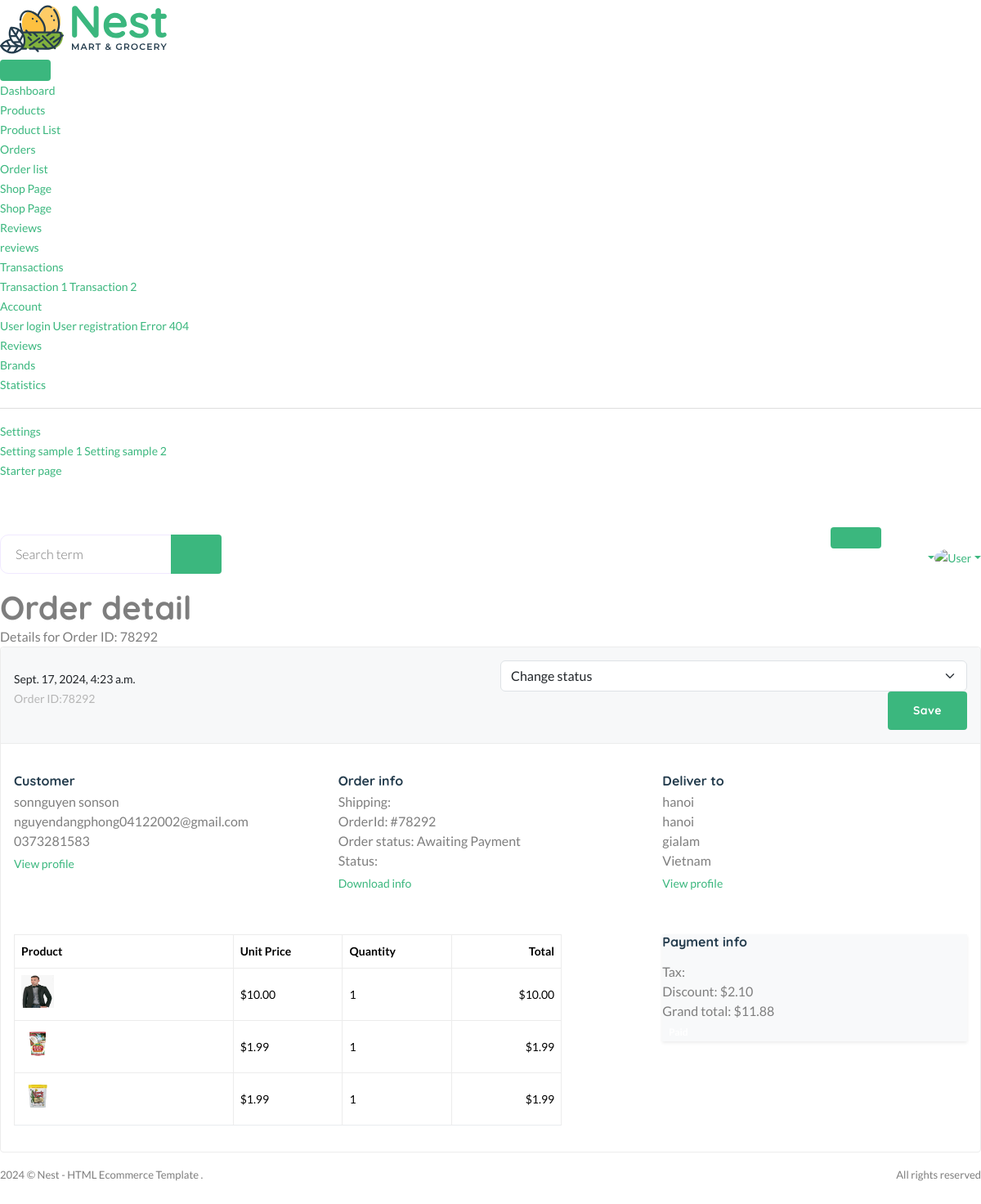
The app's page /useradmin/orders_detail/13/ with its own data.
### core/models.py (models this page shows, shortened)
class CartOrder (models.Model):
    user = models.ForeignKey(User, on_delete = models.CASCADE)
    full_name = models.CharField(max_length=100,null=True, blank=True)
    email = models.CharField(max_length=100,null=True, blank=True)
    phone = models.CharField(max_length=100,null=True, blank=True)
    address = models.CharField(max_length=100,null=True, blank=True)
    city = models.CharField(max_length=100,null=True, blank=True)
    state = models.CharField(max_length=100,null=True, blank=True)
    country = models.CharField(max_length=100,null=True, blank=True)
    coupons = models.ManyToManyField("core.Coupon", blank=True)
    price = models.DecimalField(max_digits=12, decimal_places=2, default="0.00")
    saved = models.DecimalField(max_digits=12, decimal_places=2, default="0.00")
    shipping_method = models.CharField(max_length=100,null=True, blank=True)
    tracking_id = models.CharField(max_length=100, null=True, blank=True)
    tracking_website_address = models.CharField(max_length=100,null=True, blank=True)
    paid_status = models.BooleanField(default=False)
    order_date = models.DateTimeField(auto_now_add=True,null=True,blank=True)
    product_status = models.CharField(choices=STATUS_CHOICE, max_length=30, default="processing",null=True, blank=True)
    sku = ShortUUIDField(null=True,blank=True, length=5,prefix = "SKU", max_length=20, alphabet="1234567890")
    oid = ShortUUIDField(null=True,blank=True, length=5, max_length=20, alphabet="1234567890")
    stripe_payment_intent = models.CharField(max_length=1000,null=True,blank=True)
    class Meta:
        verbose_name_plural = "Cart Order"

class CartOrderItems (models.Model):
    order = models.ForeignKey(CartOrder, on_delete = models.CASCADE)
    invoice_no = models.CharField(max_length=200)
    product_status = models.CharField(max_length=200)
    item = models.CharField(max_length=200)
    image = models.CharField(max_length=200)
    qty =  models.IntegerField(default=0)
    price = models.DecimalField(max_digits=12, decimal_places=2, default="1.99")
    total = models.DecimalField(max_digits=12, decimal_places=2, default="1.99")
    class Meta:
      verbose_name_plural = "Cart Order Items"

### useradmin/views.py (the view)
# urls.py: path("orders_detail/<id>/",views.order_detail, name="order_detail"),
def order_detail(request,id):
    order = CartOrder.objects.get(id=id)
    order_items = CartOrderItems.objects.filter(order = order)
    context = {
        "order":order,
        "order_items":order_items,
    }
    return render(request,"useradmin/order_detail.html",context)

### core/context_processor.py (called while the page is built)
def default(request):
    categories = Category.objects.all()
    vendors = Vendor.objects.all()
    min_max_price = Product.objects.aggregate(Min("price"),Max("price"))
    try:
        address = Address.objects.get(user = request.user)
    except:
        address = None
    try:
        wishlist = Wishlist.objects.filter(user = request.user)
    except:
        messages.warning(request,"you need login ")
        wishlist = 0
    return{
        "categories":categories,
        "wishlist":wishlist,
        "address":address,
        "vendors":vendors,
        "min_max_price":min_max_price,
    }

### templates/useradmin/order_detail.html (shortened to what this page needs)
{% extends "useradmin/base.html" %}
{% load static %}
{% load humanize %}
{% block content %}
<main class="main-wrap">
    <header class="main-header navbar">
        <div class="col-search">
            <form class="searchform">
                <div class="input-group">
                    <input list="search_terms" type="text" class="form-control" placeholder="Search term" />
                    <button class="btn btn-light bg" type="button"></button>
                </div>
            </form>
        </div>
        <div class="col-nav">
            <button class="btn btn-icon btn-mobile me-auto" data-trigger="#offcanvas_aside"></button>
            <ul class="nav">
                <li class="nav-item">
                    <a class="nav-link btn-icon" href="#">
                        <span class="badge rounded-pill">3</span>
                    </a>
                </li>
                <li class="nav-item">
                    <a class="nav-link btn-icon darkmode" href="#">  </a>
                </li>
                <li class="nav-item">
                    <a href="#" class="requestfullscreen nav-link btn-icon"></a>
                </li>
                <li class="dropdown nav-item">
                    <a class="dropdown-toggle" data-bs-toggle="dropdown" href="#" id="dropdownLanguage" aria-expanded="false"></a>
                </li>
                <li class="dropdown nav-item">
                    <a class="dropdown-toggle" data-bs-toggle="dropdown" href="#" id="dropdownAccount" aria-expanded="false"> <img class="img-xs rounded-circle" src="assets/imgs/people/avatar-2.png" alt="User" /></a>
                </li>
            </ul>
        </div>
    </header>
    <section class="content-main">
        <div class="content-header">
            <div>
                <h2 class="content-title card-title">Order detail</h2>
                <p>Details for Order ID: {{order.oid}}</p>
            </div>
        </div>
        <div class="card">
            <header class="card-header">
                <div class="row align-items-center">
                    <div class="col-lg-6 col-md-6 mb-lg-0 mb-15">
                        <span>  <b>{{order.order_date}}</b> </span> <br />
                        <small class="text-muted">Order ID:{{order.oid}}</small>
                    </div>
                    <div class="col-lg-6 col-md-6 ms-auto text-md-end">
                    <form method="POST" action="{% url 'useradmin:change_order_status' order.oid %}" >
                        <select name="status" class="form-select d-inline-block mb-lg-0 mr-5 mw-200">
                            <option>Change status</option>
                        </select>
                        <button class="btn btn-primary" href="#">Save</button>
                    </form>
                    </div>
                </div>
            </header>
            <div class="card-body">
                <div class="row mb-50 mt-20 order-info-wrap">
                    <div class="col-md-4">
                        <article class="icontext align-items-start">
                            <div class="text">
                                <h6 class="mb-1">Customer</h6>
                                <p class="mb-1">
                                     {{order.full_name}}<br />
                                     {{order.email}}<br />
                                     {{order.phone}}
                                </p>
                                <a href="#">View profile</a>
                            </div>
                        </article>
                    </div>
                    <div class="col-md-4">
                        <article class="icontext align-items-start">
                            <div class="text">
                                <h6 class="mb-1">Order info</h6>
                                <p class="mb-1">
                                    Shipping:{{order.shipping}} <br />
                                    OrderId: #{{order.oid}}<br/>
                                    Order status: {{order.product_status|title}} <br />
                                    Status:
                                    {% if l.paid_status == True %}
                                    <span class="badge badge-pill badge-soft-success">Paid</span>
                                    {% else  %}
                                    <span class="badge badge-pill badge-soft-danger">Not Paid</span>
                                    {% endif %}
                                </p>
                                <a href="#">Download info</a>
                            </div>
                        </article>
                    </div>
                    <div class="col-md-4">
                        <article class="icontext align-items-start">
                            <div class="text">
                                <h6 class="mb-1">Deliver to</h6>
                                <p class="mb-1">
                                    {{order.address}}<br />
                                   {{order.city}}<br />
                                   {{order.state}}<br />
                                   {{order.country}}<br />
                                </p>
                                <a href="#">View profile</a>
                            </div>
                        </article>
                    </div>
                </div>
                <div class="row">
                    <div class="col-lg-7">
                        <div class="table-responsive">
                            <table class="table">
                                <thead>
                                    <tr>
                                        <th width="40%">Product</th>
                                        <th width="20%">Unit Price</th>
                                        <th width="20%">Quantity</th>
                                        <th width="20%" class="text-end">Total</th>
                                    </tr>
                                </thead>
                                <tbody>
                                    {% for o in order_items %}
                                    <tr>
                                        <td>
                                            <a class="itemside" href="#">
                                                <div class="left">
                                                    <img src="{{o.image}}" width="40" height="40" class="img-xs" alt="Item" />
                                                </div>
                                            </a>
                                        </td>
                                        <td>${{o.price}}</td>
                                        <td>{{o.qty}}</td>
                                        <td class="text-end">${{o.total}}</td>
                                    </tr>
                                    {% endfor %}
                                </tbody>
                            </table>
                        </div>
                    </div>
                    <div class="col-lg-1"></div>
                    <div class="col-lg-4">
                        <div class="box shadow-sm bg-light">
                            <h6 class="mb-15">Payment info</h6>
                            <p>
                                Tax: <br />
                                Discount: ${{order.saved}}<br/>
                                Grand total: ${{order.price}}<br/>
                                {% if order.paid_status == True %}
                                <span class="badge badge-pill badge-soft-success">Paid</span>
                                {% else  %}
                                <span class="badge badge-pill badge-soft-danger">Not Paid</span>
                                {% endif %}
                            </p>
                        </div>
                    </div>
                </div>
            </div>
        </div>
    </section>
    <footer class="main-footer font-xs">
        <div class="row pb-30 pt-15">
            <div class="col-sm-6">
                &copy; Nest - HTML Ecommerce Template .
            </div>
            <div class="col-sm-6">
                <div class="text-sm-end">All rights reserved</div>
            </div>
        </div>
    </footer>
</main>
{% endblock content %}

### records on screen
CartOrder: oid "78292", order_date "Sept. 17, 2024, 4:23 a.m.", full_name "sonnguyen sonson", email "nguyendangphong04122002@gmail.com", phone "0373281583", product_status "Awaiting Payment", address "hanoi", city "hanoi", state "gialam", country "Vietnam", saved "2.10", price "11.88"
CartOrderItems: image (picture), price "10.00", qty "1", total "10.00"
CartOrderItems: image (picture), price "1.99", qty "1", total "1.99"
CartOrderItems: image (picture), price "1.99", qty "1", total "1.99"
